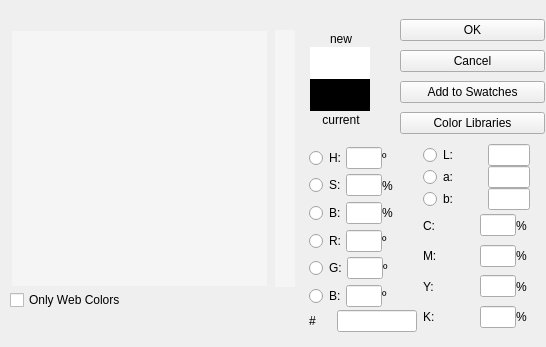
<?xml version="1.0" encoding="UTF-8"?>
<ui version="4.0">
 <class>ColorPicker</class>
 <widget class="QWidget" name="ColorPicker">
  <property name="geometry">
   <rect>
    <x>0</x>
    <y>0</y>
    <width>546</width>
    <height>347</height>
   </rect>
  </property>
  <property name="windowTitle">
   <string>Form</string>
  </property>
  <widget class="QCheckBox" name="onlyWebColorsCheckBox">
   <property name="geometry">
    <rect>
     <x>10</x>
     <y>290</y>
     <width>281</width>
     <height>20</height>
    </rect>
   </property>
   <property name="text">
    <string>Only Web Colors</string>
   </property>
  </widget>
  <widget class="QWidget" name="layoutWidget">
   <property name="geometry">
    <rect>
     <x>10</x>
     <y>30</y>
     <width>287</width>
     <height>257</height>
    </rect>
   </property>
   <layout class="QHBoxLayout" name="horizontalLayout_4">
    <item>
     <widget class="QWidget" name="colorRangeWidget" native="true">
      <property name="minimumSize">
       <size>
        <width>255</width>
        <height>255</height>
       </size>
      </property>
      <property name="maximumSize">
       <size>
        <width>255</width>
        <height>255</height>
       </size>
      </property>
      <property name="styleSheet">
       <string notr="true">background: rgba(255, 255, 255, 100)</string>
      </property>
      <layout class="QGridLayout" name="gridLayout_2">
       <property name="leftMargin">
        <number>0</number>
       </property>
       <property name="topMargin">
        <number>0</number>
       </property>
       <property name="rightMargin">
        <number>0</number>
       </property>
       <property name="bottomMargin">
        <number>0</number>
       </property>
       <property name="spacing">
        <number>0</number>
       </property>
       <item row="0" column="0">
        <layout class="QGridLayout" name="colorGridLayout"/>
       </item>
      </layout>
     </widget>
    </item>
    <item>
     <widget class="QWidget" name="hueScaleWidget" native="true">
      <property name="minimumSize">
       <size>
        <width>20</width>
        <height>255</height>
       </size>
      </property>
      <property name="maximumSize">
       <size>
        <width>20</width>
        <height>16777215</height>
       </size>
      </property>
      <property name="styleSheet">
       <string notr="true">background: rgba(255, 255, 255, 100)</string>
      </property>
      <layout class="QGridLayout" name="gridLayout_3">
       <property name="leftMargin">
        <number>0</number>
       </property>
       <property name="topMargin">
        <number>0</number>
       </property>
       <property name="rightMargin">
        <number>0</number>
       </property>
       <property name="bottomMargin">
        <number>0</number>
       </property>
       <property name="spacing">
        <number>0</number>
       </property>
       <item row="0" column="0">
        <layout class="QGridLayout" name="colorScaleGridLayout"/>
       </item>
      </layout>
     </widget>
    </item>
   </layout>
  </widget>
  <widget class="QWidget" name="layoutWidget">
   <property name="geometry">
    <rect>
     <x>309</x>
     <y>140</y>
     <width>221</width>
     <height>192</height>
    </rect>
   </property>
   <layout class="QHBoxLayout" name="horizontalLayout_16">
    <item>
     <layout class="QVBoxLayout" name="verticalLayout">
      <property name="spacing">
       <number>0</number>
      </property>
      <property name="topMargin">
       <number>4</number>
      </property>
      <item>
       <layout class="QHBoxLayout" name="horizontalLayout">
        <item>
         <widget class="QRadioButton" name="radioButton">
          <property name="text">
           <string>H:</string>
          </property>
         </widget>
        </item>
        <item>
         <widget class="QLineEdit" name="hueLineEdit">
          <property name="minimumSize">
           <size>
            <width>36</width>
            <height>0</height>
           </size>
          </property>
          <property name="maximumSize">
           <size>
            <width>36</width>
            <height>16777215</height>
           </size>
          </property>
         </widget>
        </item>
        <item>
         <widget class="QLabel" name="label_2">
          <property name="text">
           <string>º</string>
          </property>
         </widget>
        </item>
       </layout>
      </item>
      <item>
       <layout class="QHBoxLayout" name="horizontalLayout_2">
        <item>
         <widget class="QRadioButton" name="radioButton_2">
          <property name="text">
           <string>S:</string>
          </property>
         </widget>
        </item>
        <item>
         <widget class="QLineEdit" name="saturationLineEdit">
          <property name="minimumSize">
           <size>
            <width>36</width>
            <height>0</height>
           </size>
          </property>
          <property name="maximumSize">
           <size>
            <width>36</width>
            <height>16777215</height>
           </size>
          </property>
         </widget>
        </item>
        <item>
         <widget class="QLabel" name="label_3">
          <property name="text">
           <string>%</string>
          </property>
         </widget>
        </item>
       </layout>
      </item>
      <item>
       <layout class="QHBoxLayout" name="horizontalLayout_3">
        <item>
         <widget class="QRadioButton" name="radioButton_3">
          <property name="text">
           <string>B:</string>
          </property>
         </widget>
        </item>
        <item>
         <widget class="QLineEdit" name="brightnessLineEdit">
          <property name="minimumSize">
           <size>
            <width>36</width>
            <height>0</height>
           </size>
          </property>
          <property name="maximumSize">
           <size>
            <width>36</width>
            <height>16777215</height>
           </size>
          </property>
         </widget>
        </item>
        <item>
         <widget class="QLabel" name="label_4">
          <property name="text">
           <string>%</string>
          </property>
         </widget>
        </item>
       </layout>
      </item>
      <item>
       <layout class="QHBoxLayout" name="horizontalLayout_5">
        <item>
         <widget class="QRadioButton" name="radioButton_4">
          <property name="text">
           <string>R:</string>
          </property>
         </widget>
        </item>
        <item>
         <widget class="QLineEdit" name="redLineEdit">
          <property name="minimumSize">
           <size>
            <width>36</width>
            <height>0</height>
           </size>
          </property>
          <property name="maximumSize">
           <size>
            <width>36</width>
            <height>16777215</height>
           </size>
          </property>
         </widget>
        </item>
        <item>
         <widget class="QLabel" name="label_5">
          <property name="text">
           <string>º</string>
          </property>
         </widget>
        </item>
       </layout>
      </item>
      <item>
       <layout class="QHBoxLayout" name="horizontalLayout_6">
        <item>
         <widget class="QRadioButton" name="radioButton_5">
          <property name="text">
           <string>G:</string>
          </property>
         </widget>
        </item>
        <item>
         <widget class="QLineEdit" name="greenLineEdit">
          <property name="minimumSize">
           <size>
            <width>36</width>
            <height>0</height>
           </size>
          </property>
          <property name="maximumSize">
           <size>
            <width>36</width>
            <height>16777215</height>
           </size>
          </property>
         </widget>
        </item>
        <item>
         <widget class="QLabel" name="label_6">
          <property name="text">
           <string>º</string>
          </property>
         </widget>
        </item>
       </layout>
      </item>
      <item>
       <layout class="QHBoxLayout" name="horizontalLayout_7">
        <item>
         <widget class="QRadioButton" name="radioButton_6">
          <property name="text">
           <string>B:</string>
          </property>
         </widget>
        </item>
        <item>
         <widget class="QLineEdit" name="blueLineEdit">
          <property name="minimumSize">
           <size>
            <width>36</width>
            <height>0</height>
           </size>
          </property>
          <property name="maximumSize">
           <size>
            <width>36</width>
            <height>16777215</height>
           </size>
          </property>
         </widget>
        </item>
        <item>
         <widget class="QLabel" name="label_7">
          <property name="text">
           <string>º</string>
          </property>
         </widget>
        </item>
       </layout>
      </item>
      <item>
       <layout class="QHBoxLayout" name="horizontalLayout_15">
        <item>
         <widget class="QLabel" name="label_16">
          <property name="text">
           <string>#</string>
          </property>
         </widget>
        </item>
        <item>
         <widget class="QLineEdit" name="hexLineEdit">
          <property name="minimumSize">
           <size>
            <width>80</width>
            <height>0</height>
           </size>
          </property>
          <property name="maximumSize">
           <size>
            <width>80</width>
            <height>16777215</height>
           </size>
          </property>
         </widget>
        </item>
       </layout>
      </item>
     </layout>
    </item>
    <item>
     <layout class="QVBoxLayout" name="verticalLayout_2">
      <property name="spacing">
       <number>0</number>
      </property>
      <property name="topMargin">
       <number>4</number>
      </property>
      <item>
       <layout class="QHBoxLayout" name="horizontalLayout_13">
        <item>
         <widget class="QRadioButton" name="radioButton_12">
          <property name="text">
           <string>L:</string>
          </property>
         </widget>
        </item>
        <item>
         <widget class="QLineEdit" name="luminanceLineEdit">
          <property name="minimumSize">
           <size>
            <width>42</width>
            <height>0</height>
           </size>
          </property>
          <property name="maximumSize">
           <size>
            <width>42</width>
            <height>16777215</height>
           </size>
          </property>
         </widget>
        </item>
       </layout>
      </item>
      <item>
       <layout class="QHBoxLayout" name="horizontalLayout_10">
        <item>
         <widget class="QRadioButton" name="radioButton_9">
          <property name="text">
           <string>a:</string>
          </property>
         </widget>
        </item>
        <item>
         <widget class="QLineEdit" name="alphaChannelLineEdit">
          <property name="minimumSize">
           <size>
            <width>42</width>
            <height>0</height>
           </size>
          </property>
          <property name="maximumSize">
           <size>
            <width>42</width>
            <height>16777215</height>
           </size>
          </property>
         </widget>
        </item>
       </layout>
      </item>
      <item>
       <layout class="QHBoxLayout" name="horizontalLayout_11">
        <item>
         <widget class="QRadioButton" name="radioButton_10">
          <property name="text">
           <string>b:</string>
          </property>
         </widget>
        </item>
        <item>
         <widget class="QLineEdit" name="betaChannelLineEdit">
          <property name="minimumSize">
           <size>
            <width>42</width>
            <height>0</height>
           </size>
          </property>
          <property name="maximumSize">
           <size>
            <width>42</width>
            <height>16777215</height>
           </size>
          </property>
         </widget>
        </item>
       </layout>
      </item>
      <item>
       <layout class="QHBoxLayout" name="horizontalLayout_8">
        <property name="spacing">
         <number>0</number>
        </property>
        <item>
         <widget class="QLabel" name="label_13">
          <property name="text">
           <string>C:</string>
          </property>
         </widget>
        </item>
        <item>
         <widget class="QLineEdit" name="cyanLineEdit">
          <property name="minimumSize">
           <size>
            <width>36</width>
            <height>0</height>
           </size>
          </property>
          <property name="maximumSize">
           <size>
            <width>36</width>
            <height>16777215</height>
           </size>
          </property>
         </widget>
        </item>
        <item>
         <widget class="QLabel" name="label_8">
          <property name="minimumSize">
           <size>
            <width>14</width>
            <height>0</height>
           </size>
          </property>
          <property name="maximumSize">
           <size>
            <width>14</width>
            <height>16777215</height>
           </size>
          </property>
          <property name="text">
           <string>%</string>
          </property>
         </widget>
        </item>
       </layout>
      </item>
      <item>
       <layout class="QHBoxLayout" name="horizontalLayout_9">
        <property name="spacing">
         <number>0</number>
        </property>
        <item>
         <widget class="QLabel" name="label_11">
          <property name="text">
           <string>M:</string>
          </property>
         </widget>
        </item>
        <item>
         <widget class="QLineEdit" name="magentaLineEdit">
          <property name="minimumSize">
           <size>
            <width>36</width>
            <height>0</height>
           </size>
          </property>
          <property name="maximumSize">
           <size>
            <width>36</width>
            <height>16777215</height>
           </size>
          </property>
         </widget>
        </item>
        <item>
         <widget class="QLabel" name="label_9">
          <property name="minimumSize">
           <size>
            <width>14</width>
            <height>0</height>
           </size>
          </property>
          <property name="maximumSize">
           <size>
            <width>14</width>
            <height>16777215</height>
           </size>
          </property>
          <property name="text">
           <string>%</string>
          </property>
         </widget>
        </item>
       </layout>
      </item>
      <item>
       <layout class="QHBoxLayout" name="horizontalLayout_12">
        <property name="spacing">
         <number>0</number>
        </property>
        <item>
         <widget class="QLabel" name="label_10">
          <property name="text">
           <string>Y:</string>
          </property>
         </widget>
        </item>
        <item>
         <widget class="QLineEdit" name="yellowLineEdit">
          <property name="minimumSize">
           <size>
            <width>36</width>
            <height>0</height>
           </size>
          </property>
          <property name="maximumSize">
           <size>
            <width>36</width>
            <height>16777215</height>
           </size>
          </property>
         </widget>
        </item>
        <item>
         <widget class="QLabel" name="label_12">
          <property name="minimumSize">
           <size>
            <width>14</width>
            <height>0</height>
           </size>
          </property>
          <property name="maximumSize">
           <size>
            <width>14</width>
            <height>16777215</height>
           </size>
          </property>
          <property name="text">
           <string>%</string>
          </property>
         </widget>
        </item>
       </layout>
      </item>
      <item>
       <layout class="QHBoxLayout" name="horizontalLayout_14">
        <property name="spacing">
         <number>0</number>
        </property>
        <item>
         <widget class="QLabel" name="label_14">
          <property name="text">
           <string>K:</string>
          </property>
         </widget>
        </item>
        <item>
         <widget class="QLineEdit" name="keyLineEdit">
          <property name="minimumSize">
           <size>
            <width>36</width>
            <height>0</height>
           </size>
          </property>
          <property name="maximumSize">
           <size>
            <width>36</width>
            <height>16777215</height>
           </size>
          </property>
         </widget>
        </item>
        <item>
         <widget class="QLabel" name="label_15">
          <property name="minimumSize">
           <size>
            <width>14</width>
            <height>0</height>
           </size>
          </property>
          <property name="maximumSize">
           <size>
            <width>14</width>
            <height>16777215</height>
           </size>
          </property>
          <property name="text">
           <string>%</string>
          </property>
         </widget>
        </item>
       </layout>
      </item>
     </layout>
    </item>
   </layout>
  </widget>
  <widget class="QWidget" name="layoutWidget">
   <property name="geometry">
    <rect>
     <x>310</x>
     <y>30</y>
     <width>62</width>
     <height>98</height>
    </rect>
   </property>
   <layout class="QVBoxLayout" name="verticalLayout_3">
    <property name="spacing">
     <number>0</number>
    </property>
    <item>
     <widget class="QLabel" name="label_17">
      <property name="text">
       <string>new</string>
      </property>
      <property name="alignment">
       <set>Qt::AlignCenter</set>
      </property>
     </widget>
    </item>
    <item>
     <widget class="QWidget" name="newColorWidget" native="true">
      <property name="minimumSize">
       <size>
        <width>60</width>
        <height>32</height>
       </size>
      </property>
      <property name="maximumSize">
       <size>
        <width>60</width>
        <height>32</height>
       </size>
      </property>
      <property name="styleSheet">
       <string notr="true">background: white</string>
      </property>
     </widget>
    </item>
    <item>
     <widget class="QWidget" name="currentColorWidget" native="true">
      <property name="minimumSize">
       <size>
        <width>60</width>
        <height>32</height>
       </size>
      </property>
      <property name="maximumSize">
       <size>
        <width>60</width>
        <height>32</height>
       </size>
      </property>
      <property name="styleSheet">
       <string notr="true">background: black</string>
      </property>
     </widget>
    </item>
    <item>
     <widget class="QLabel" name="label_18">
      <property name="text">
       <string>current</string>
      </property>
      <property name="alignment">
       <set>Qt::AlignCenter</set>
      </property>
     </widget>
    </item>
   </layout>
  </widget>
  <widget class="QWidget" name="layoutWidget">
   <property name="geometry">
    <rect>
     <x>400</x>
     <y>10</y>
     <width>145</width>
     <height>134</height>
    </rect>
   </property>
   <layout class="QVBoxLayout" name="verticalLayout_4">
    <property name="spacing">
     <number>0</number>
    </property>
    <item>
     <widget class="QPushButton" name="okPushButton">
      <property name="text">
       <string>OK</string>
      </property>
     </widget>
    </item>
    <item>
     <widget class="QPushButton" name="cancelPushButton">
      <property name="text">
       <string>Cancel</string>
      </property>
     </widget>
    </item>
    <item>
     <widget class="QPushButton" name="addToSwatchesPushButton">
      <property name="text">
       <string>Add to Swatches</string>
      </property>
     </widget>
    </item>
    <item>
     <widget class="QPushButton" name="colorLibrariesPushButton">
      <property name="text">
       <string>Color Libraries</string>
      </property>
     </widget>
    </item>
   </layout>
  </widget>
 </widget>
 <resources/>
 <connections/>
</ui>
